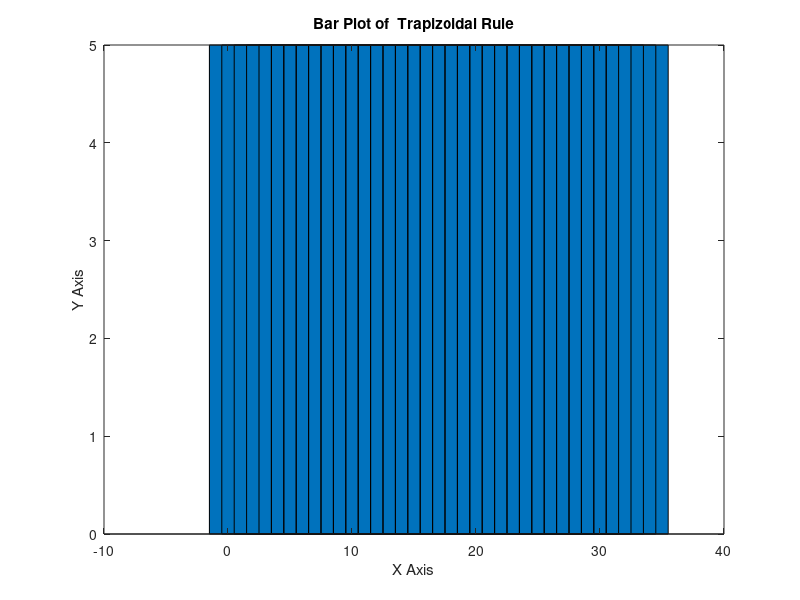

The MATLAB source for this figure:
 % Trapizoidal Rule
clc
clear
close all
%===========input section==================
 g = input('Enter the function: ','s');
 f = inline(g);
 a = input('Enter lower limit, a:  ');
 b = input('Enter upper limit, b:  ');
 n = input('Enter no. of subintervals, n:  ');
 
 h=(b-a)/n;
 S = f(a)+f(b);
 for i=1:n-1
     S = S+2*f(a+i*h);
 end
 I = h/2 *S;
 fprintf('The value of integration is %f \n', I);
 
 %==========plot=============

  x = linspace(a,b,2^n+1);
 y=f(x);
 bar(x,y)
  title('Bar Plot of  Trapizoidal Rule');
 xlabel('X Axis') ;
 ylabel('Y Axis') ;
 hold on
 %for i=1:2^n
     %plot([x(i),x(i)],[0,y(i)]);
 %end
